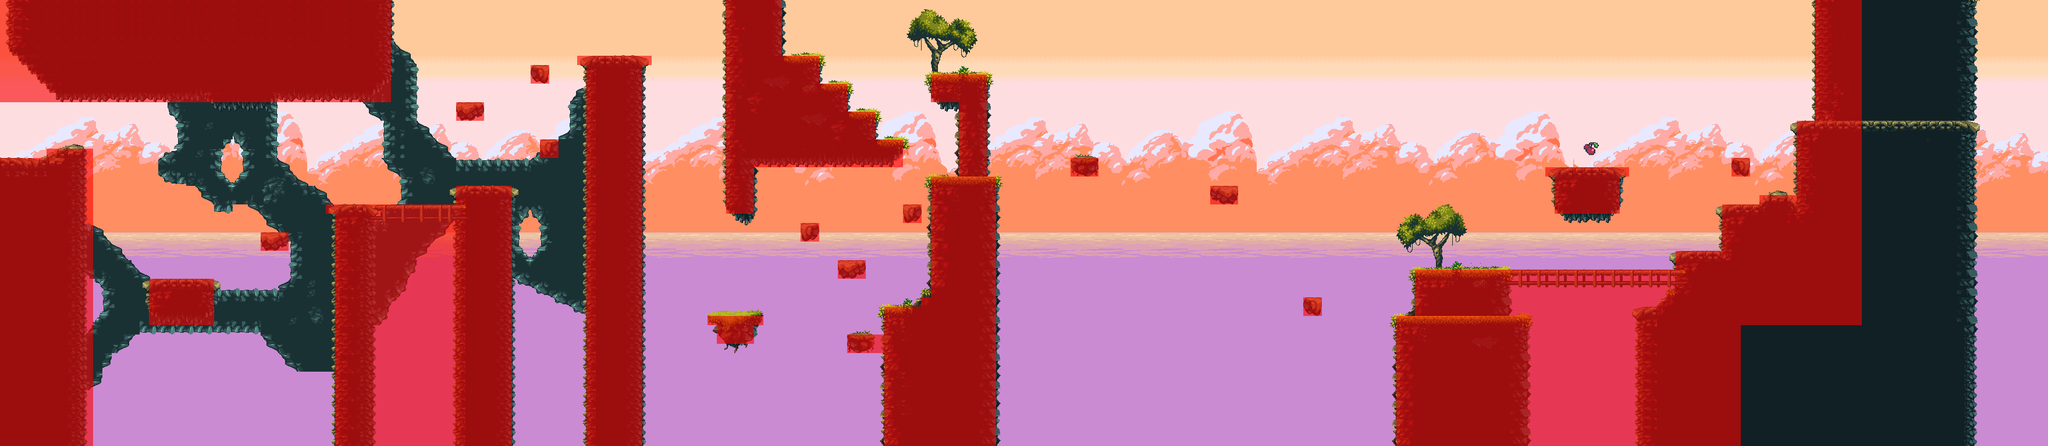

Rendered tile map (Tiled .tmx) drawn with the repository's tilesets; below, a short description and the map source with its tile grids summarised:
An orthogonal 220x48 tile map with 16x16 px tiles, 7 tile layers (Sky, Clouds, Sea, Rocky background, ...), 5 tilesets and 71 objects (59x 0, 3x 4, 3x 5, 3, 2, ...).

<map version="1.2" tiledversion="1.2.0" orientation="orthogonal" renderorder="right-down" width="220" height="48" tilewidth="16" tileheight="16" infinite="0" nextlayerid="17" nextobjectid="86">
 <tileset firstgid="1" name="tileset.ajusted" tilewidth="16" tileheight="16" tilecount="720" columns="36">
  <image source="tileset.ajusted.png" width="576" height="320" />
 </tileset>
 <tileset firstgid="721" name="Sky" tilewidth="16" tileheight="16" tilecount="133" columns="7">
  <image source="sky2.png" width="112" height="304" />
 </tileset>
 <tileset firstgid="854" name="Clouds" tilewidth="16" tileheight="16" tilecount="476" columns="34">
  <image source="clouds2.png" width="544" height="236" />
 </tileset>
 <tileset firstgid="1330" name="Sea" tilewidth="16" tileheight="16" tilecount="42" columns="7">
  <image source="sea2.png" width="112" height="96" />
 </tileset>
 <tileset firstgid="1372" name="meta" tilewidth="16" tileheight="16" tilecount="2" columns="2">
  <image source="meta2.png" width="32" height="16" />
 </tileset>
 <layer id="9" name="Sky" width="220" height="48">
  <properties>
   <property name="speed" type="float" value="0.3" />
  </properties>
  <data>[10560 cells, 4180 non-empty, 133 distinct tile ids]</data>
 </layer>
 <layer id="10" name="Clouds" width="220" height="48">
  <properties>
   <property name="speed" type="float" value="0.5" />
  </properties>
  <data>[10560 cells, 3064 non-empty, 476 distinct tile ids]</data>
 </layer>
 <layer id="11" name="Sea" width="220" height="48">
  <properties>
   <property name="speed" type="float" value="0.7" />
  </properties>
  <data>[10560 cells, 5060 non-empty, 42 distinct tile ids]</data>
 </layer>
 <layer id="12" name="Rocky background" width="220" height="48">
  <properties>
   <property name="speed" type="float" value="1" />
  </properties>
  <data>[10560 cells, 1004 non-empty, 213 distinct tile ids]</data>
 </layer>
 <layer id="13" name="Rocks platforms" width="220" height="48">
  <properties>
   <property name="speed" type="float" value="1" />
  </properties>
  <data>[10560 cells, 4093 non-empty, 242 distinct tile ids]</data>
 </layer>
 <layer id="14" name="bridge" width="220" height="48">
  <properties>
   <property name="speed" type="float" value="1" />
  </properties>
  <data>[10560 cells, 76 non-empty, 22 distinct tile ids]</data>
 </layer>
 <objectgroup id="5" name="colliders walls">
  <object id="1" name="0" x="0" y="272" width="80" height="464" />
  <object id="3" name="0" x="80" y="256" width="80.6666" height="480" />
  <object id="6" x="256" y="480" width="112" height="80" />
  <object id="7" name="0" x="448" y="400" width="48" height="32" />
  <object id="8" name="0" x="560" y="352" width="320" height="16" />
  <object id="9" name="0" x="576" y="368" width="64" height="365.333" />
  <object id="11" name="0" x="784" y="320" width="96" height="413.333" />
  <object id="12" name="0" x="0" y="0" width="672" height="176" />
  <object id="13" name="0" x="784" y="176" width="48" height="32" />
  <object id="14" name="0" x="928" y="240" width="32" height="32" />
  <object id="15" name="0" x="912" y="112" width="32" height="32" />
  <object id="17" name="0" x="992" y="96" width="128" height="16" />
  <object id="19" name="0" x="1008" y="112" width="96" height="618.667" />
  <object id="20" name="0" x="1216" y="544" width="96" height="16" />
  <object id="21" name="0" x="1247" y="0" width="49" height="368" />
  <object id="22" name="0" x="1344" y="96" width="64" height="192" />
  <object id="23" name="0" x="1408" y="144" width="48" height="144" />
  <object id="24" name="0" x="1456" y="192" width="48" height="96" />
  <object id="25" name="0" x="1503" y="239" width="48" height="48" />
  <object id="26" name="0" x="1600" y="128" width="96" height="48" />
  <object id="27" name="0" x="1648" y="176" width="48" height="464" />
  <object id="28" name="0" x="1600" y="304" width="112" height="16" />
  <object id="29" name="0" x="1521" y="528" width="192" height="202.667" />
  <object id="30" name="0" x="1600" y="320" width="113" height="208" />
  <object id="31" name="0" x="1584" y="512" width="16" height="16" />
  <object id="33" name="0" x="1376" y="384" width="32" height="32" />
  <object id="34" name="0" x="1552" y="352" width="32" height="32" />
  <object id="35" name="0" x="1441" y="449" width="48" height="32" />
  <object id="36" name="0" x="1456" y="576" width="63.5" height="32" />
  <object id="38" name="0" x="1840" y="272" width="48" height="32" />
  <object id="39" name="0" x="2080" y="320" width="48" height="32" />
  <object id="40" name="0" x="2240" y="512" width="32" height="32" />
  <object id="41" name="0" x="2432" y="464" width="160" height="192" />
  <object id="42" name="0" x="2592" y="464" width="288" height="16" />
  <object id="44" name="0" x="2400" y="544" width="224" height="200" />
  <object id="45" name="0" x="2816" y="528" width="96" height="212" />
  <object id="46" name="0" x="2880" y="432" width="80" height="96" />
  <object id="47" name="0" x="2960" y="352" width="144" height="80" />
  <object id="48" name="0" x="3040" y="336" width="32" height="16" />
  <object id="49" name="0" x="2976" y="272" width="32" height="32" />
  <object id="50" name="0" x="3088" y="208" width="48" height="144" />
  <object id="51" name="0" x="3120" y="0" width="32" height="208" />
  <object id="53" name="3" x="2715" y="236.5" width="37" height="35.5" />
  <object id="55" name="2" x="0" y="736" width="3200" height="16" />
  <object id="57" name="0" x="1232" y="560" width="64" height="32" />
  <object id="59" x="2656" y="288" width="144" height="16" />
  <object id="60" x="2672" y="288" width="112" height="80" />
  <object id="68" name="0" x="1296" y="0" width="49" height="288" />
 </objectgroup>
 <objectgroup id="16" name="spawn">
  <object id="67" name="1" x="292.767" y="440.5" width="19.125" height="31" />
  <object id="61" name="4" x="752.955" y="58.0908" width="25" height="27" />
  <object id="64" name="4" x="1315.17" y="298.833" width="25" height="27" />
  <object id="65" name="4" x="2159.5" y="70.5" width="25" height="27" />
  <object id="62" name="5" x="701.076" y="327.576" width="25" height="23" />
  <object id="63" name="5" x="1363.46" y="69.4583" width="25" height="23" />
  <object id="66" name="5" x="2596.83" y="437.833" width="25" height="23" />
  <object id="69" name="7" type="0" x="592" y="320" width="16" height="16" />
  <object id="70" name="7" type="0" x="816" y="288" width="16" height="16" />
  <object id="71" name="7" type="0" x="928" y="208" width="16" height="16" />
  <object id="72" name="7" type="0" x="800" y="144" width="16" height="16" />
  <object id="73" name="7" type="0" x="720" y="96" width="16" height="16" />
  <object id="74" name="7" type="0" x="1152" y="480" width="16" height="16" />
  <object id="75" name="7" type="0" x="1312" y="416" width="16" height="16" />
  <object id="76" name="7" type="0" x="1456" y="320" width="16" height="16" />
  <object id="77" name="7" type="0" x="1616" y="192" width="16" height="16" />
  <object id="78" name="7" type="0" x="1424" y="112" width="16" height="16" />
  <object id="79" name="7" type="0" x="1472" y="160" width="16" height="16" />
  <object id="80" name="7" type="0" x="1664" y="96" width="16" height="16" />
  <object id="81" name="7" type="0" x="1968" y="224" width="16" height="16" />
  <object id="82" name="7" type="0" x="2240" y="480" width="16" height="16" />
  <object id="83" name="7" type="0" x="2400" y="512" width="16" height="16" />
  <object id="84" name="7" type="0" x="3088" y="176" width="16" height="16" />
 </objectgroup>
 <layer id="15" name="Meta" width="220" height="48">
  <properties>
   <property name="Navigation" type="int" value="1" />
   <property name="Nodraw" type="int" value="1" />
  </properties>
  <data>[10560 cells, 3250 non-empty, 1 distinct tile ids]</data>
 </layer>
</map>
